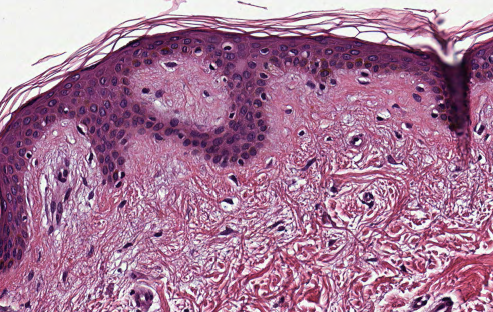
#> input picture segmentazione_svm/img/pelle303R.PNG, 493 x 312 px
$ python svm.py   (older library calls are emulated)
#> lines starting #> are read from the running program, lines starting #| are printed output that depends on the picture
### segmentazione_svm/funzioni.py
import imageio
import numpy as np
import scipy.ndimage as nd
import sklearn
from skimage.color import rgb2lab, rgba2rgb, rgb2hsv, rgb2hed
from scipy.stats import entropy
from sklearn.metrics import matthews_corrcoef, confusion_matrix
from sklearn.svm import LinearSVC
from sklearn.preprocessing import StandardScaler
import matplotlib.pyplot as plt

def _entropy(values):
    probabilities = np.bincount(values.astype(np.int)) / float(len(values))
    return entropy(probabilities)

def local_entropy(img, kernel_radius=2):
    """
    Calcolo dell'entropia per l'intorno di ogni pixel in
    un intorno specificato dal kernel.

    img: ndarray dell'immagine.
    kernel_radius: int, dimensione del kernel
    """
    return nd.generic_filter(img, _entropy, size=kernel_radius)


def image_to_data(img, size=13):
    """
    Genera ed associa attributi ad ogni pixel dell'immagine
    utilizzando vari filtri.

    Restituisce un dizionario di matrici. Ogni matrice è una feature/livello.

    img: str, il path ad un'immagine.
    size: int, la dimensione della finestra da utilizzare per i filtri.
    """
#> called with img = 'img/pelle303R.PNG', size = 30

    # mettiamo tutti i layer/features in un dizionario
    layers = {}

    # apriamo immagine come matrice in RGB
    image_array = imageio.imread(img)
#> image_array is the input picture: shape (312, 493, 4); mean R, G, B, A 167.8, 120.3, 152, 255

    # ----- SPAZIO COLORE RGB -----
    if (img.split(".")[-1] in ["png", "PNG"]):
        image_array = rgba2rgb(image_array)
#> image_array: shape (312, 493, 3) float64

    # separiamo le componenti R, G, B
    R = image_array[..., 0]
    G = image_array[..., 1]
    B = image_array[..., 2]

    # normalizziamo i valori per restare
    # attorno all'intervallo -0.5, 0.5
    # Se abbiamo usato rgba2rgb non è necessario
    # dividere per 255
    #R = R / 255
    layers['R'] = R - 0.5
    #G = G / 255
    layers['G'] = G - 0.5
    #B = B / 255
    layers['B'] = B - 0.5

    # calcolo filtro mediano
    layers['R_mf'] = nd.median_filter(R, size=size)
    layers['G_mf'] = nd.median_filter(G, size=size)
    layers['B_mf'] = nd.median_filter(B, size=size)

    # edge detection
    # usiamo per il momento i parametri di default
    # e ci riserviamo in futuro la possibilità di
    # sperimentare con parametri diversi
    layers['R_edge'] = nd.sobel(R)
    layers['G_edge'] = nd.sobel(G)
    layers['B_edge'] = nd.sobel(B)

    # varianza
    mean_R = nd.uniform_filter(R, (size, size))
    mean_G = nd.uniform_filter(G, (size, size))
    mean_B = nd.uniform_filter(B, (size, size))
    mean_sqr_R = nd.uniform_filter(R**2, (size, size))
    mean_sqr_G = nd.uniform_filter(G**2, (size, size))
    mean_sqr_B = nd.uniform_filter(B**2, (size, size))
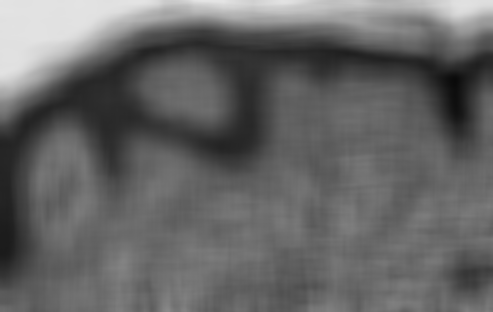
#> mean_sqr_B: shape (312, 493) float64; min 0.0414, max 0.896, mean 0.4

    layers['R_variance'] = mean_sqr_R - mean_R**2
    layers['G_variance'] = mean_sqr_G - mean_G**2
    layers['B_variance'] = mean_sqr_B - mean_B**2

    # ----- SPAZIO COLORE HED -----

    image_array_hed = rgb2hed(image_array)
#> image_array_hed: shape (312, 493, 3) float64; mean of channels 0, 1, 2 0.0354, 0.0216, 0.0384

    # separiamo le componenti H, E, D
    H = image_array_hed[..., 0]
    E = image_array_hed[..., 1]
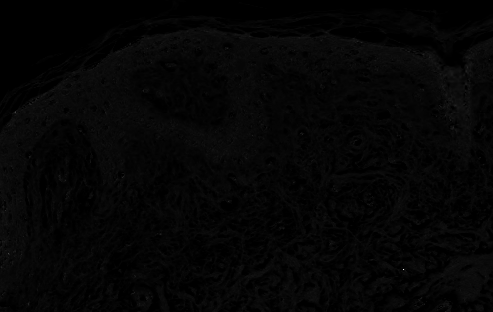
#> E: shape (312, 493) float64; min 0, max 0.899, mean 0.0216
    D = image_array_hed[..., 2]

    # normalizziamo i valori per restare
    # attorno all'intervallo -0.5, 0.5
    scaler = StandardScaler()
    scaler.fit(H)
    layers['H'] = scaler.transform(H)*0.5
    scaler.fit(E)
    layers['E'] = scaler.transform(E)*0.5
    scaler.fit(D)
    layers['D'] = scaler.transform(D)*0.5

    # calcolo filtro mediano
    layers['H_mf'] = nd.median_filter(H, size=size)
    layers['E_mf'] = nd.median_filter(E, size=size)
    layers['D_mf'] = nd.median_filter(D, size=size)

    # edge detection
    # usiamo per il momento i parametri di default
    # e ci riserviamo in futuro la possibilità di
    # sperimentare con parametri diversi
    layers['H_edge'] = nd.sobel(H)
    layers['E_edge'] = nd.sobel(E)
    layers['D_edge'] = nd.sobel(D)

    # varianza
    mean_H = nd.uniform_filter(H, (size, size))
    mean_E = nd.uniform_filter(E, (size, size))
    mean_D = nd.uniform_filter(D, (size, size))
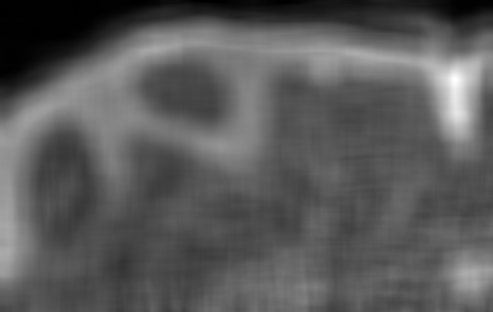
#> mean_D: shape (312, 493) float64; min 0.00373, max 0.101, mean 0.0383; drawn with min black and max white
    mean_sqr_H = nd.uniform_filter(H**2, (size, size))
    mean_sqr_E = nd.uniform_filter(E**2, (size, size))
    mean_sqr_D = nd.uniform_filter(D**2, (size, size))
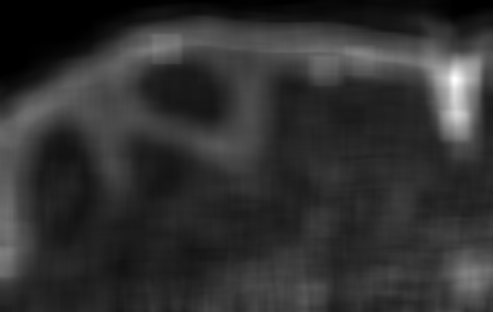
#> mean_sqr_D: shape (312, 493) float64; min 1.48e-05, max 0.0107, mean 0.0021; drawn with min black and max white

    layers['H_variance'] = mean_sqr_H - mean_H**2
    layers['E_variance'] = mean_sqr_E - mean_E**2
    layers['D_variance'] = mean_sqr_D - mean_D**2

    # ----- SPAZIO COLORE LAB -----

    image_array_lab = rgb2lab(image_array)
#> image_array_lab: shape (312, 493, 3) float64; mean of channels 0, 1, 2 55.8, 24.3, -9.4

    # separiamo le componenti L, a , b
    L = image_array_lab[..., 0]
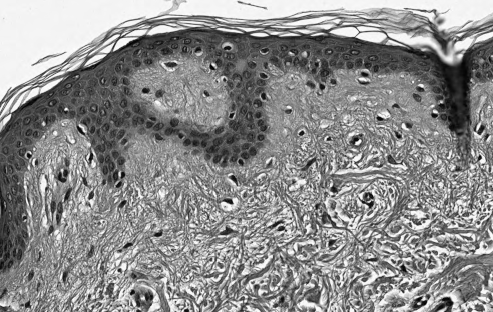
#> L: shape (312, 493) float64; min 1.03, max 99.75, mean 55.8; drawn with min black and max white
    a = image_array_lab[..., 1]
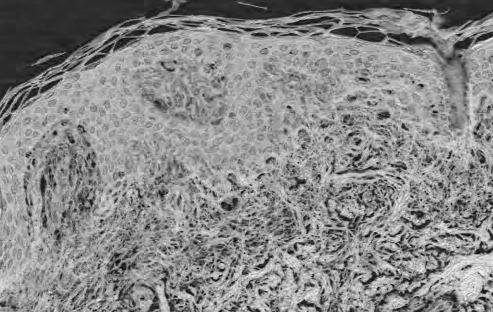
#> a: shape (312, 493) float64; min -12.77, max 56.2, mean 24.3; drawn with min black and max white
    b = image_array_lab[..., 2]
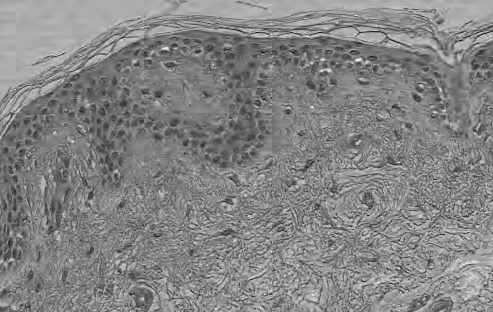
#> b: shape (312, 493) float64; min -44.95, max 23.4, mean -9.4; drawn with min black and max white

    # Sfruttiamo la componente L per calcolare
    # un filtro entropia
    layers["entropy"] = local_entropy(L, kernel_radius=size)

    # Normalizzo l'entropia dividendo per il massimo valore
    # di entropia possibile su un segnale lungo size*size
    # con 100 simboli a disposizione
    # questo calcolo del massimo per cui dividere è valido solo
    # per una finestra con un massimo di 200 pixel
    signal_size = size**2
    if signal_size > 100:
        max_ent = entropy(list(range(100)) + [i for i in range(signal_size - 100)])
    else:
        max_ent = entropy(list(range(signal_size)))
    layers["entropy"] = ( layers["entropy"] / max_ent ) - 0.5

    # normalizziamo i valori per restare
    # attorno all'intervallo -0.5, 0.5
    # L va da 0 a 100
    # a e b vanno da -120 a +120
    L = L / 100
    layers['L'] = L - 0.5
    layers['a'] = a / 240
    layers['b'] = b / 240

    # calcolo filtro mediano
    layers['L_mf'] = nd.median_filter(L, size=size)
    layers['a_mf'] = nd.median_filter(a, size=size)
    layers['b_mf'] = nd.median_filter(b, size=size)

    # edge detection
    # usiamo per il momento i parametri di default
    # e ci riserviamo in futuro la possibilità di
    # sperimentare con parametri diversi
    layers['L_edge'] = nd.sobel(L)
    layers['a_edge'] = nd.sobel(a)
    layers['b_edge'] = nd.sobel(b)

    # varianza
    mean_L = nd.uniform_filter(L, (size, size))
    mean_a = nd.uniform_filter(a, (size, size))
    mean_b = nd.uniform_filter(b, (size, size))
    mean_sqr_L = nd.uniform_filter(L**2, (size, size))
    mean_sqr_a = nd.uniform_filter(a**2, (size, size))
    mean_sqr_b = nd.uniform_filter(b**2, (size, size))

    layers['L_variance'] = mean_sqr_L - mean_L**2
    layers['a_variance'] = mean_sqr_a - mean_a**2
    layers['b_variance'] = mean_sqr_b - mean_b**2

    # ----- SPAZIO COLORE HSV -----

    image_array_hsv = rgb2hsv(image_array)

    # separiamo le componenti H, S, V
    h = image_array_hsv[..., 0]
    s = image_array_hsv[..., 1]
    v = image_array_hsv[..., 2]

    # normalizziamo i valori per restare
    # attorno all'intervallo -0.5, 0.5
    h = h / 360
    layers['h'] = h - 0.5
    layers['hsv_sin'] = np.sin(h*2*np.pi)*s*v
    layers['hsv_cos'] = np.cos(h*2*np.pi)*s*v
    layers['s'] = s - 0.5
    layers['v'] = v - 0.5

    # calcolo filtro mediano
    layers['h_mf'] = nd.median_filter(h, size=size)
    layers['s_mf'] = nd.median_filter(s, size=size)
    layers['v_mf'] = nd.median_filter(v, size=size)

    # edge detection
    # usiamo per il momento i parametri di default
    # e ci riserviamo in futuro la possibilità di
    # sperimentare con parametri diversi
    layers['h_edge'] = nd.sobel(h)
    layers['s_edge'] = nd.sobel(s)
    layers['v_edge'] = nd.sobel(v)

    # varianza
    mean_h = nd.uniform_filter(h, (size, size))
    mean_s = nd.uniform_filter(s, (size, size))
    mean_v = nd.uniform_filter(v, (size, size))
    mean_sqr_h = nd.uniform_filter(h**2, (size, size))
    mean_sqr_s = nd.uniform_filter(s**2, (size, size))
    mean_sqr_v = nd.uniform_filter(v**2, (size, size))

    layers['h_variance'] = mean_sqr_h - mean_h**2
    layers['s_variance'] = mean_sqr_s - mean_s**2
    layers['v_variance'] = mean_sqr_v - mean_v**2

    return layers


# [156 lines left out: functions pixel_to_class, colimage_to_classes, class_to_pixel, classes_to_colimage, moda, postprocessing_classes and 1 more, not called in this run]


def train_on_multi(
    train_images,
    train_images_segmented,
    test_images,
    test_images_segmented,
    window_size = 30,
    window_size_postprocessing = 3,
    feature_names = []
    ):
    """
    Allena un modello svm per la segmentazione a partire da più
    immagini e lo testa su più immagini.
    Restituisce il modello allenato, lo score raggiunto e la confusion matrix.

    train_images: lista di nomi di file delle immagini originali;
    train_images_segmented: lista di nomi di file delle immagini segmentate manualmente;
    test_images: lista di nomi di file di immagini originali da usare per il test;
    test_images_segmented: lista di nomi di file di immagini segmentate manualmente da usare per il test;
    window_size: dimensione della finestra da usare per i filtri;
    neighbors: numero di neighbors per l'algoritmo svm;
    window_size_postprocessing: dimensione della finestra per il filtro moda usato come post-processing;
    feature_names: lista di nomi delle features da usare per il modello;
    """

    svm = LinearSVC()

    X_list = []
    y_list = []

    for ti, tis in zip(train_images, train_images_segmented):
        # estrazione delle feature dall'immagine di training
        layers = image_to_data(ti, size=window_size)

        # selezione delle features da utilizzare per questo modello
        X_list.append(select_layers(layers, feature_names))

        # estrazione delle classi dall'immagine segmentata a mano
        y_list.append(colimage_to_classes(tis))

    X = np.concatenate(X_list)
    y = np.concatenate(y_list)
    # training di un svm
    svm.fit(X, y)

    # test sulle immagini di test
    matthews_score, c_matrix = test_on_multiple_images(svm, test_images, test_images_segmented, window_size, feature_names, window_size_postprocessing)

    return svm, matthews_score, c_matrix


# [106 lines left out: functions image_segmentation, test_on_multiple_images, not called in this run]

### segmentazione_svm/svm.py
from funzioni import image_to_data,\
    colimage_to_classes,\
    local_entropy,\
    classes_to_colimage,\
    postprocessing_classes,\
    select_layers,\
    image_segmentation,\
    train_on_multi,\
    test_on_multiple_images
import numpy as np
import imageio
import matplotlib.pyplot as plt
from sklearn.metrics import matthews_corrcoef, plot_confusion_matrix

# Creazione del modello allenandolo su più immagini
print("Inizio training svm...")
#> (the run stopped early here; a loop or call above may not have finished)
